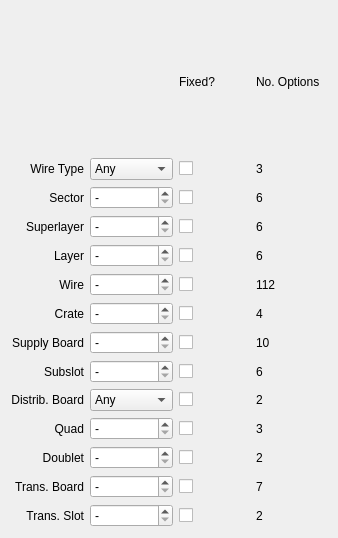
<?xml version="1.0" encoding="UTF-8"?>
<ui version="4.0">
 <class>Sidebar</class>
 <widget class="QWidget" name="Sidebar">
  <property name="geometry">
   <rect>
    <x>0</x>
    <y>0</y>
    <width>338</width>
    <height>538</height>
   </rect>
  </property>
  <property name="windowTitle">
   <string>Form</string>
  </property>
  <layout class="QGridLayout" name="gridLayout">
   <item row="9" column="2">
    <widget class="QCheckBox" name="subslot_fixed">
     <property name="layoutDirection">
      <enum>Qt::LeftToRight</enum>
     </property>
     <property name="checked">
      <bool>false</bool>
     </property>
    </widget>
   </item>
   <item row="5" column="3">
    <widget class="QLabel" name="layer_nopts">
     <property name="text">
      <string>6</string>
     </property>
    </widget>
   </item>
   <item row="13" column="0">
    <widget class="QLabel" name="doublet_label">
     <property name="text">
      <string>Doublet</string>
     </property>
     <property name="alignment">
      <set>Qt::AlignRight|Qt::AlignTrailing|Qt::AlignVCenter</set>
     </property>
    </widget>
   </item>
   <item row="6" column="0">
    <widget class="QLabel" name="wire_label">
     <property name="text">
      <string>Wire</string>
     </property>
     <property name="alignment">
      <set>Qt::AlignRight|Qt::AlignTrailing|Qt::AlignVCenter</set>
     </property>
    </widget>
   </item>
   <item row="11" column="1">
    <widget class="QSpinBox" name="quad">
     <property name="sizePolicy">
      <sizepolicy hsizetype="Preferred" vsizetype="Preferred">
       <horstretch>0</horstretch>
       <verstretch>0</verstretch>
      </sizepolicy>
     </property>
     <property name="specialValueText">
      <string>-</string>
     </property>
     <property name="minimum">
      <number>0</number>
     </property>
     <property name="maximum">
      <number>3</number>
     </property>
     <property name="value">
      <number>0</number>
     </property>
    </widget>
   </item>
   <item row="14" column="0">
    <widget class="QLabel" name="translation_board_label">
     <property name="text">
      <string>Trans. Board</string>
     </property>
     <property name="alignment">
      <set>Qt::AlignRight|Qt::AlignTrailing|Qt::AlignVCenter</set>
     </property>
    </widget>
   </item>
   <item row="5" column="2">
    <widget class="QCheckBox" name="layer_fixed">
     <property name="layoutDirection">
      <enum>Qt::LeftToRight</enum>
     </property>
     <property name="checked">
      <bool>false</bool>
     </property>
    </widget>
   </item>
   <item row="2" column="1">
    <widget class="QComboBox" name="wire_type">
     <property name="maxVisibleItems">
      <number>4</number>
     </property>
     <item>
      <property name="text">
       <string>Any</string>
      </property>
     </item>
     <item>
      <property name="text">
       <string>Sense</string>
      </property>
     </item>
     <item>
      <property name="text">
       <string>Field</string>
      </property>
     </item>
     <item>
      <property name="text">
       <string>Guard</string>
      </property>
     </item>
    </widget>
   </item>
   <item row="6" column="2">
    <widget class="QCheckBox" name="wire_fixed">
     <property name="layoutDirection">
      <enum>Qt::LeftToRight</enum>
     </property>
     <property name="checked">
      <bool>false</bool>
     </property>
    </widget>
   </item>
   <item row="5" column="0">
    <widget class="QLabel" name="layer_label">
     <property name="text">
      <string>Layer</string>
     </property>
     <property name="alignment">
      <set>Qt::AlignRight|Qt::AlignTrailing|Qt::AlignVCenter</set>
     </property>
    </widget>
   </item>
   <item row="2" column="2">
    <widget class="QCheckBox" name="wire_type_fixed">
     <property name="layoutDirection">
      <enum>Qt::LeftToRight</enum>
     </property>
     <property name="styleSheet">
      <string notr="true"/>
     </property>
     <property name="checked">
      <bool>false</bool>
     </property>
    </widget>
   </item>
   <item row="15" column="2">
    <widget class="QCheckBox" name="translation_slot_fixed">
     <property name="layoutDirection">
      <enum>Qt::LeftToRight</enum>
     </property>
     <property name="checked">
      <bool>false</bool>
     </property>
    </widget>
   </item>
   <item row="9" column="1">
    <widget class="QSpinBox" name="subslot">
     <property name="sizePolicy">
      <sizepolicy hsizetype="Preferred" vsizetype="Preferred">
       <horstretch>0</horstretch>
       <verstretch>0</verstretch>
      </sizepolicy>
     </property>
     <property name="specialValueText">
      <string>-</string>
     </property>
     <property name="minimum">
      <number>0</number>
     </property>
     <property name="maximum">
      <number>6</number>
     </property>
     <property name="value">
      <number>0</number>
     </property>
    </widget>
   </item>
   <item row="0" column="3">
    <widget class="QLabel" name="header_nopts">
     <property name="sizePolicy">
      <sizepolicy hsizetype="Preferred" vsizetype="Preferred">
       <horstretch>0</horstretch>
       <verstretch>0</verstretch>
      </sizepolicy>
     </property>
     <property name="text">
      <string>No. Options</string>
     </property>
    </widget>
   </item>
   <item row="3" column="0">
    <widget class="QLabel" name="sector_label">
     <property name="sizePolicy">
      <sizepolicy hsizetype="Preferred" vsizetype="Preferred">
       <horstretch>0</horstretch>
       <verstretch>0</verstretch>
      </sizepolicy>
     </property>
     <property name="text">
      <string>Sector</string>
     </property>
     <property name="alignment">
      <set>Qt::AlignRight|Qt::AlignTrailing|Qt::AlignVCenter</set>
     </property>
    </widget>
   </item>
   <item row="7" column="1">
    <widget class="QSpinBox" name="crate">
     <property name="sizePolicy">
      <sizepolicy hsizetype="Preferred" vsizetype="Preferred">
       <horstretch>0</horstretch>
       <verstretch>0</verstretch>
      </sizepolicy>
     </property>
     <property name="specialValueText">
      <string>-</string>
     </property>
     <property name="minimum">
      <number>0</number>
     </property>
     <property name="maximum">
      <number>4</number>
     </property>
     <property name="value">
      <number>0</number>
     </property>
    </widget>
   </item>
   <item row="8" column="1">
    <widget class="QSpinBox" name="supply_board">
     <property name="sizePolicy">
      <sizepolicy hsizetype="Preferred" vsizetype="Preferred">
       <horstretch>0</horstretch>
       <verstretch>0</verstretch>
      </sizepolicy>
     </property>
     <property name="specialValueText">
      <string>-</string>
     </property>
     <property name="minimum">
      <number>0</number>
     </property>
     <property name="maximum">
      <number>10</number>
     </property>
     <property name="value">
      <number>0</number>
     </property>
    </widget>
   </item>
   <item row="7" column="2">
    <widget class="QCheckBox" name="crate_fixed">
     <property name="layoutDirection">
      <enum>Qt::LeftToRight</enum>
     </property>
     <property name="checked">
      <bool>false</bool>
     </property>
    </widget>
   </item>
   <item row="14" column="2">
    <widget class="QCheckBox" name="translation_board_fixed">
     <property name="layoutDirection">
      <enum>Qt::LeftToRight</enum>
     </property>
     <property name="checked">
      <bool>false</bool>
     </property>
    </widget>
   </item>
   <item row="11" column="2">
    <widget class="QCheckBox" name="quad_fixed">
     <property name="layoutDirection">
      <enum>Qt::LeftToRight</enum>
     </property>
     <property name="checked">
      <bool>false</bool>
     </property>
    </widget>
   </item>
   <item row="15" column="1">
    <widget class="QSpinBox" name="translation_slot">
     <property name="specialValueText">
      <string>-</string>
     </property>
     <property name="minimum">
      <number>0</number>
     </property>
     <property name="maximum">
      <number>2</number>
     </property>
     <property name="value">
      <number>0</number>
     </property>
    </widget>
   </item>
   <item row="9" column="3">
    <widget class="QLabel" name="subslot_nopts">
     <property name="text">
      <string>6</string>
     </property>
    </widget>
   </item>
   <item row="3" column="1">
    <widget class="QSpinBox" name="sector">
     <property name="sizePolicy">
      <sizepolicy hsizetype="Preferred" vsizetype="Preferred">
       <horstretch>0</horstretch>
       <verstretch>0</verstretch>
      </sizepolicy>
     </property>
     <property name="specialValueText">
      <string>-</string>
     </property>
     <property name="minimum">
      <number>0</number>
     </property>
     <property name="maximum">
      <number>6</number>
     </property>
     <property name="value">
      <number>0</number>
     </property>
    </widget>
   </item>
   <item row="11" column="0">
    <widget class="QLabel" name="quad_label">
     <property name="text">
      <string>Quad</string>
     </property>
     <property name="alignment">
      <set>Qt::AlignRight|Qt::AlignTrailing|Qt::AlignVCenter</set>
     </property>
    </widget>
   </item>
   <item row="10" column="2">
    <widget class="QCheckBox" name="distribution_board_fixed">
     <property name="layoutDirection">
      <enum>Qt::LeftToRight</enum>
     </property>
     <property name="checked">
      <bool>false</bool>
     </property>
    </widget>
   </item>
   <item row="8" column="3">
    <widget class="QLabel" name="supply_board_nopts">
     <property name="text">
      <string>10</string>
     </property>
    </widget>
   </item>
   <item row="4" column="2">
    <widget class="QCheckBox" name="superlayer_fixed">
     <property name="layoutDirection">
      <enum>Qt::LeftToRight</enum>
     </property>
     <property name="checked">
      <bool>false</bool>
     </property>
    </widget>
   </item>
   <item row="5" column="1">
    <widget class="QSpinBox" name="layer">
     <property name="sizePolicy">
      <sizepolicy hsizetype="Preferred" vsizetype="Preferred">
       <horstretch>0</horstretch>
       <verstretch>0</verstretch>
      </sizepolicy>
     </property>
     <property name="specialValueText">
      <string>-</string>
     </property>
     <property name="minimum">
      <number>0</number>
     </property>
     <property name="maximum">
      <number>6</number>
     </property>
     <property name="value">
      <number>0</number>
     </property>
    </widget>
   </item>
   <item row="6" column="3">
    <widget class="QLabel" name="wire_nopts">
     <property name="text">
      <string>112</string>
     </property>
    </widget>
   </item>
   <item row="14" column="1">
    <widget class="QSpinBox" name="translation_board">
     <property name="specialValueText">
      <string>-</string>
     </property>
     <property name="minimum">
      <number>0</number>
     </property>
     <property name="maximum">
      <number>7</number>
     </property>
     <property name="value">
      <number>0</number>
     </property>
    </widget>
   </item>
   <item row="15" column="0">
    <widget class="QLabel" name="translation_slot_label">
     <property name="text">
      <string>Trans. Slot</string>
     </property>
     <property name="alignment">
      <set>Qt::AlignRight|Qt::AlignTrailing|Qt::AlignVCenter</set>
     </property>
    </widget>
   </item>
   <item row="3" column="3">
    <widget class="QLabel" name="sector_nopts">
     <property name="text">
      <string>6</string>
     </property>
     <property name="textFormat">
      <enum>Qt::AutoText</enum>
     </property>
     <property name="alignment">
      <set>Qt::AlignLeading|Qt::AlignLeft|Qt::AlignVCenter</set>
     </property>
    </widget>
   </item>
   <item row="3" column="2">
    <widget class="QCheckBox" name="sector_fixed">
     <property name="layoutDirection">
      <enum>Qt::LeftToRight</enum>
     </property>
     <property name="checked">
      <bool>false</bool>
     </property>
    </widget>
   </item>
   <item row="8" column="0">
    <widget class="QLabel" name="supply_board_label">
     <property name="text">
      <string>Supply Board</string>
     </property>
     <property name="alignment">
      <set>Qt::AlignRight|Qt::AlignTrailing|Qt::AlignVCenter</set>
     </property>
    </widget>
   </item>
   <item row="13" column="2">
    <widget class="QCheckBox" name="doublet_fixed">
     <property name="layoutDirection">
      <enum>Qt::LeftToRight</enum>
     </property>
     <property name="checked">
      <bool>false</bool>
     </property>
    </widget>
   </item>
   <item row="9" column="0">
    <widget class="QLabel" name="subslot_label">
     <property name="text">
      <string>Subslot</string>
     </property>
     <property name="alignment">
      <set>Qt::AlignRight|Qt::AlignTrailing|Qt::AlignVCenter</set>
     </property>
    </widget>
   </item>
   <item row="14" column="3">
    <widget class="QLabel" name="translation_board_nopts">
     <property name="text">
      <string>7</string>
     </property>
    </widget>
   </item>
   <item row="2" column="0">
    <widget class="QLabel" name="wire_type_label">
     <property name="text">
      <string>Wire Type</string>
     </property>
     <property name="alignment">
      <set>Qt::AlignRight|Qt::AlignTrailing|Qt::AlignVCenter</set>
     </property>
    </widget>
   </item>
   <item row="10" column="0">
    <widget class="QLabel" name="distribution_board_label">
     <property name="text">
      <string>Distrib. Board</string>
     </property>
     <property name="alignment">
      <set>Qt::AlignRight|Qt::AlignTrailing|Qt::AlignVCenter</set>
     </property>
    </widget>
   </item>
   <item row="6" column="1">
    <widget class="QSpinBox" name="wire">
     <property name="specialValueText">
      <string>-</string>
     </property>
     <property name="minimum">
      <number>0</number>
     </property>
     <property name="maximum">
      <number>112</number>
     </property>
     <property name="value">
      <number>0</number>
     </property>
    </widget>
   </item>
   <item row="2" column="3">
    <widget class="QLabel" name="wire_type_nopts">
     <property name="sizePolicy">
      <sizepolicy hsizetype="Preferred" vsizetype="Preferred">
       <horstretch>0</horstretch>
       <verstretch>0</verstretch>
      </sizepolicy>
     </property>
     <property name="text">
      <string>3</string>
     </property>
     <property name="alignment">
      <set>Qt::AlignLeading|Qt::AlignLeft|Qt::AlignVCenter</set>
     </property>
    </widget>
   </item>
   <item row="11" column="3">
    <widget class="QLabel" name="quad_nopts">
     <property name="text">
      <string>3</string>
     </property>
    </widget>
   </item>
   <item row="0" column="2">
    <widget class="QLabel" name="header_fixed">
     <property name="text">
      <string>Fixed?</string>
     </property>
    </widget>
   </item>
   <item row="10" column="3">
    <widget class="QLabel" name="distribution_board_nopts">
     <property name="text">
      <string>2</string>
     </property>
    </widget>
   </item>
   <item row="7" column="3">
    <widget class="QLabel" name="crate_nopts">
     <property name="text">
      <string>4</string>
     </property>
    </widget>
   </item>
   <item row="4" column="3">
    <widget class="QLabel" name="superlayer_nopts">
     <property name="text">
      <string>6</string>
     </property>
    </widget>
   </item>
   <item row="13" column="3">
    <widget class="QLabel" name="doublet_nopts">
     <property name="text">
      <string>2</string>
     </property>
    </widget>
   </item>
   <item row="15" column="3">
    <widget class="QLabel" name="translation_slot_nopts">
     <property name="text">
      <string>2</string>
     </property>
    </widget>
   </item>
   <item row="4" column="1">
    <widget class="QSpinBox" name="superlayer">
     <property name="sizePolicy">
      <sizepolicy hsizetype="Preferred" vsizetype="Preferred">
       <horstretch>0</horstretch>
       <verstretch>0</verstretch>
      </sizepolicy>
     </property>
     <property name="specialValueText">
      <string>-</string>
     </property>
     <property name="minimum">
      <number>0</number>
     </property>
     <property name="maximum">
      <number>6</number>
     </property>
     <property name="value">
      <number>0</number>
     </property>
    </widget>
   </item>
   <item row="8" column="2">
    <widget class="QCheckBox" name="supply_board_fixed">
     <property name="layoutDirection">
      <enum>Qt::LeftToRight</enum>
     </property>
     <property name="checked">
      <bool>false</bool>
     </property>
    </widget>
   </item>
   <item row="4" column="0">
    <widget class="QLabel" name="superlayer_label">
     <property name="text">
      <string>Superlayer</string>
     </property>
     <property name="alignment">
      <set>Qt::AlignRight|Qt::AlignTrailing|Qt::AlignVCenter</set>
     </property>
    </widget>
   </item>
   <item row="7" column="0">
    <widget class="QLabel" name="crate_label">
     <property name="text">
      <string>Crate</string>
     </property>
     <property name="alignment">
      <set>Qt::AlignRight|Qt::AlignTrailing|Qt::AlignVCenter</set>
     </property>
    </widget>
   </item>
   <item row="10" column="1">
    <widget class="QComboBox" name="distribution_board">
     <property name="sizePolicy">
      <sizepolicy hsizetype="Preferred" vsizetype="Preferred">
       <horstretch>0</horstretch>
       <verstretch>0</verstretch>
      </sizepolicy>
     </property>
     <item>
      <property name="text">
       <string>Any</string>
      </property>
     </item>
     <item>
      <property name="text">
       <string>Foward</string>
      </property>
     </item>
     <item>
      <property name="text">
       <string>Backward</string>
      </property>
     </item>
    </widget>
   </item>
   <item row="13" column="1">
    <widget class="QSpinBox" name="doublet">
     <property name="sizePolicy">
      <sizepolicy hsizetype="Preferred" vsizetype="Preferred">
       <horstretch>0</horstretch>
       <verstretch>0</verstretch>
      </sizepolicy>
     </property>
     <property name="specialValueText">
      <string>-</string>
     </property>
     <property name="minimum">
      <number>0</number>
     </property>
     <property name="maximum">
      <number>2</number>
     </property>
     <property name="value">
      <number>0</number>
     </property>
    </widget>
   </item>
  </layout>
 </widget>
 <resources/>
 <connections/>
</ui>
